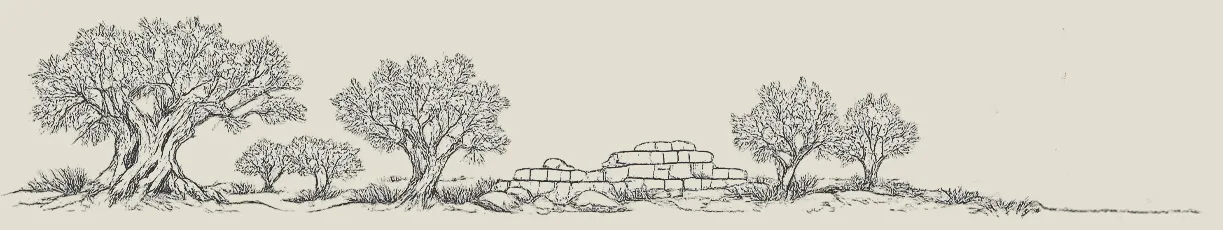
#> input picture talk-vienna-2026/img/banner_trees.png, 1223 x 230 px; its folder holds only this picture in this run
$ python make_deck_images.py
#> lines starting #> are read from the running program, lines starting #| are printed output that depends on the picture
"""Downscale the figure set for embedding in the .pptx.

The site's figures are at print resolution; a slide panel is ~6.5in wide, so
~1800px on the long edge is already beyond what any projector resolves. This
keeps the deck small enough to upload to Drive in one piece, with no visible
loss on screen. The site keeps the full-resolution originals.
"""
from pathlib import Path

from PIL import Image

HERE = Path(__file__).parent
SRC = HERE / "img"
DST = HERE / "img" / "deck"
LONG_EDGE = 1800


def main() -> None:
    DST.mkdir(parents=True, exist_ok=True)
    total = 0
    for p in sorted(list(SRC.glob("*.jpg")) + list(SRC.glob("*.png"))):
        im = Image.open(p)
#> im is the input picture: PIL image 1223x230 RGBA; mean R, G, B, A 209.9, 206, 195.1, 255
        w, h = im.size
#> w = 1223; h = 230
        scale = min(1.0, LONG_EDGE / max(w, h))
#> scale = 1
        if scale < 1.0:
            im = im.resize((round(w * scale), round(h * scale)), Image.LANCZOS)
        out = DST / f"{p.stem}.jpg"
        # Flatten transparency onto the deck's paper colour before JPEG.
        if im.mode in ("RGBA", "LA", "P"):
            im = im.convert("RGBA")
            bg = Image.new("RGB", im.size, (244, 241, 234))
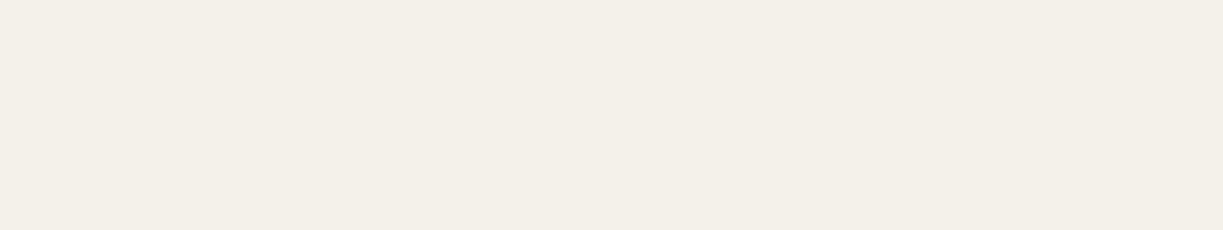
#> bg: PIL image 1223x230 RGB; mean R, G, B 244, 241, 234
            bg.paste(im, mask=im.split()[-1])
            im = bg
        im.convert("RGB").save(out, quality=86, optimize=True, progressive=True)
        total += out.stat().st_size
        print(f"  {out.name:38} {im.size[0]}x{im.size[1]}  {out.stat().st_size/1e6:.2f}MB")
#|   banner_trees.jpg                       1223x230  0.06MB
    print(f"total {total/1e6:.1f} MB")


if __name__ == "__main__":
    main()
